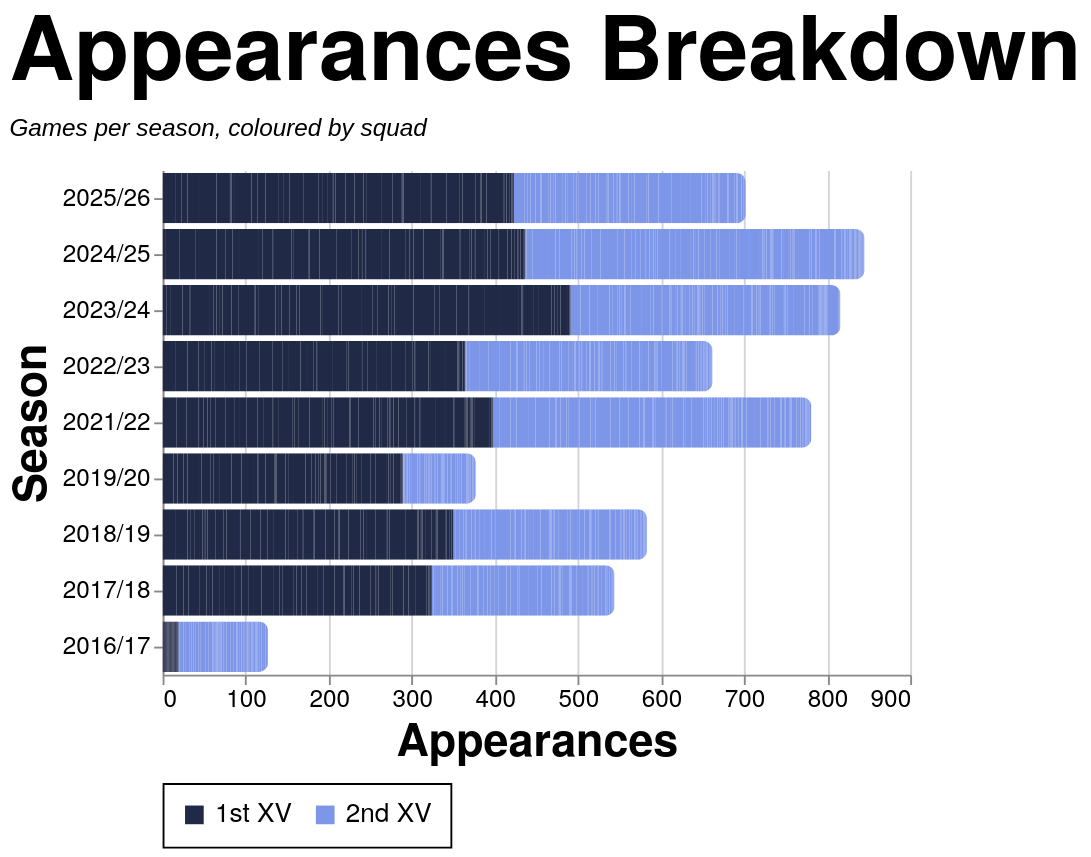

Vega-Lite specification for this chart:
### Vega-Lite specification from a JSON file in a GitHub repository (floating-point values rounded to 4 significant figures; data arrays with more than 128 entries replaced by an {"elided": "..."} marker saying what was removed)
{"config": {"axis": {"labelFont": "PT Sans Narrow, Helvetica Neue, Helvetica, Arial, sans-serif", "titleFont": "PT Sans Narrow, Helvetica Neue, Helvetica, Arial, sans-serif", "labelFontSize": 13, "titleFontSize": 24, "gridColor": "#202947", "gridOpacity": 0.2, "zindex": 1}, "text": {"font": "Lato, sans-serif"}, "bar": {"cornerRadiusEnd": 5}, "header": {"labelFont": "PT Sans Narrow, Helvetica Neue, Helvetica, Arial, sans-serif", "titleFont": "PT Sans Narrow, Helvetica Neue, Helvetica, Arial, sans-serif", "labelFontSize": 24, "titleFontSize": 28, "labelFontWeight": "bold", "orient": "left"}, "legend": {"labelFont": "PT Sans Narrow, Helvetica Neue, Helvetica, Arial, sans-serif", "titleFont": "PT Sans Narrow, Helvetica Neue, Helvetica, Arial, sans-serif", "labelFontSize": 14, "titleFontSize": 16, "titlePadding": 5, "fillColor": "white", "strokeColor": "black", "padding": 10, "titleFontWeight": "lighter", "titleFontStyle": "italic", "titleColor": "gray", "offset": 10}, "title": {"font": "PT Sans Narrow, Helvetica Neue, Helvetica, Arial, sans-serif", "fontSize": 48, "fontWeight": "bold", "anchor": "start", "align": "center", "titlePadding": 20, "subtitlePadding": 10, "subtitleFontSize": 13, "subtitleColor": "", "subtitleFontStyle": "italic", "offset": 15, "color": "black"}, "axisX": {"labelAngle": 0}, "facet": {"title": null, "header": null, "align": {"row": "each", "column": "each"}, "spacing": 10}, "resolve": {"scale": {"y": "independent", "facet": "independent"}}, "background": "transparent", "scale": {"offsetBandPaddingOuter": 0.2, "offsetBandPaddingInner": 0.1}, "view": {"stroke": null, "background": "transparent"}}, "data": {"name": "data-bc26997c5a013d411bc4781a3f3a9d55"}, "mark": {"type": "bar"}, "encoding": {"color": {"field": "color_value", "legend": {"orient": "bottom", "title": null}, "scale": {"domain": ["1st XV", "2nd XV"], "range": ["#202946", "#7d96e8"]}, "sort": {"field": "sum(apps)", "op": "sum", "order": "descending"}, "type": "nominal"}, "tooltip": [{"field": "player", "title": "Player", "type": "nominal"}, {"field": "season", "title": "Season", "type": "nominal"}, {"field": "color_value", "title": "Group", "type": "nominal"}, {"aggregate": "sum", "field": "apps", "title": "Appearances", "type": "quantitative"}], "x": {"aggregate": "sum", "field": "apps", "title": "Appearances", "type": "quantitative"}, "y": {"field": "season", "sort": {"field": "season_sort", "op": "max", "order": "descending"}, "title": "Season", "type": "nominal"}}, "height": {"step": 30}, "title": {"text": "Appearances Breakdown", "subtitle": "Games per season, coloured by squad"}, "width": 400, "$schema": "https://vega.github.io/schema/vega-lite/v5.20.1.json", "datasets": {"data-bc26997c5a013d411bc4781a3f3a9d55": {"elided": "2509 records"}}}
